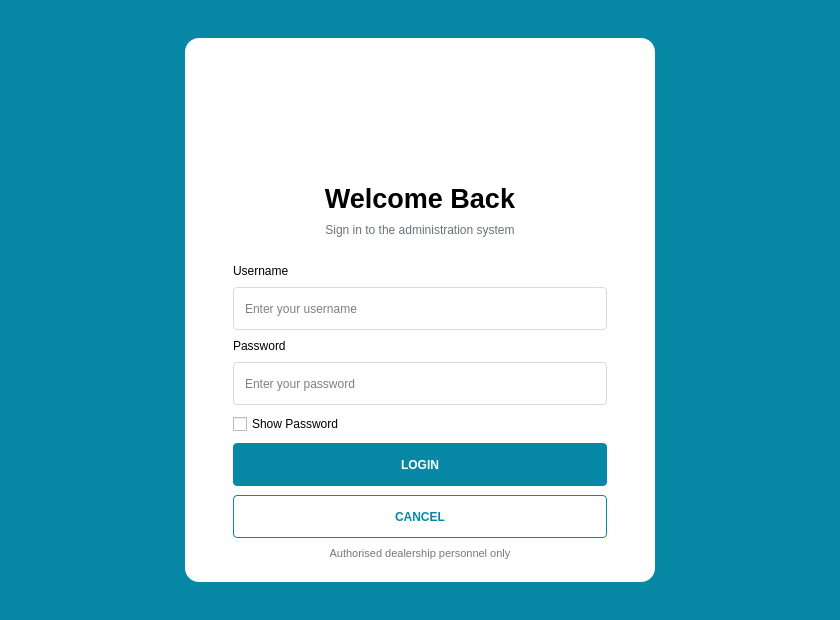
<?xml version="1.0" encoding="UTF-8"?>
<ui version="4.0">
 <class>LoginWindow</class>
 <widget class="QMainWindow" name="LoginWindow">
  <property name="geometry"><rect><x>0</x><y>0</y><width>840</width><height>620</height></rect></property>
  <property name="minimumSize"><size><width>840</width><height>620</height></size></property>
  <property name="maximumSize"><size><width>840</width><height>620</height></size></property>
  <property name="windowTitle"><string>Shongwe Motors - Login</string></property>
  <widget class="QWidget" name="centralwidget">
   <property name="styleSheet"><string notr="true">QWidget#centralwidget { background-color: #0789A6; }
QFrame#frameLoginCard { background-color: white; border-radius: 14px; }
QLineEdit { background: white; border: 1px solid #D4DCE0; border-radius: 4px; padding: 9px; font-size: 12px; }
QLineEdit:focus { border: 2px solid #0789A6; }
QPushButton#LoginButton { background-color: #0789A6; color: white; border: none; border-radius: 4px; padding: 10px; font-weight: bold; }
QPushButton#LoginButton:hover { background-color: #06758F; }
QPushButton#CancelButton { background-color: white; color: #0789A6; border: 1px solid #0789A6; border-radius: 4px; padding: 10px; font-weight: bold; }
QPushButton#CancelButton:hover { background-color: #EAF7FA; }</string></property>
   <layout class="QHBoxLayout" name="horizontalLayoutOuter">
    <property name="leftMargin"><number>185</number></property><property name="topMargin"><number>38</number></property><property name="rightMargin"><number>185</number></property><property name="bottomMargin"><number>38</number></property>
    <item>
     <widget class="QFrame" name="frameLoginCard">
      <property name="minimumSize"><size><width>470</width><height>544</height></size></property>
      <property name="maximumSize"><size><width>470</width><height>544</height></size></property>
      <property name="frameShape"><enum>QFrame::NoFrame</enum></property>
      <layout class="QVBoxLayout" name="verticalLayoutCard">
       <property name="leftMargin"><number>48</number></property><property name="topMargin"><number>24</number></property><property name="rightMargin"><number>48</number></property><property name="bottomMargin"><number>22</number></property><property name="spacing"><number>9</number></property>
       <item><widget class="QLabel" name="labelLogo"><property name="minimumSize"><size><width>0</width><height>112</height></size></property><property name="pixmap"><pixmap>assets/shongwe_motors_logo.png</pixmap></property><property name="scaledContents"><bool>true</bool></property><property name="alignment"><set>Qt::AlignCenter</set></property></widget></item>
       <item><widget class="QLabel" name="labelTitle"><property name="font"><font><pointsize>20</pointsize><weight>75</weight><bold>true</bold></font></property><property name="text"><string>Welcome Back</string></property><property name="alignment"><set>Qt::AlignCenter</set></property></widget></item>
       <item><widget class="QLabel" name="labelSubtitle"><property name="styleSheet"><string notr="true">color:#6B7378;</string></property><property name="text"><string>Sign in to the administration system</string></property><property name="alignment"><set>Qt::AlignCenter</set></property></widget></item>
       <item><spacer name="verticalSpacer"><property name="orientation"><enum>Qt::Vertical</enum></property><property name="sizeHint"><size><width>20</width><height>8</height></size></property></spacer></item>
       <item><widget class="QLabel" name="labelUsername"><property name="text"><string>Username</string></property></widget></item>
       <item><widget class="QLineEdit" name="lineUsername"><property name="minimumSize"><size><width>0</width><height>43</height></size></property><property name="placeholderText"><string>Enter your username</string></property></widget></item>
       <item><widget class="QLabel" name="labelPassword"><property name="text"><string>Password</string></property></widget></item>
       <item><widget class="QLineEdit" name="linePassword"><property name="minimumSize"><size><width>0</width><height>43</height></size></property><property name="echoMode"><enum>QLineEdit::Password</enum></property><property name="placeholderText"><string>Enter your password</string></property></widget></item>
       <item><widget class="QCheckBox" name="checkShowPassword"><property name="text"><string>Show Password</string></property></widget></item>
       <item><widget class="QPushButton" name="LoginButton"><property name="minimumSize"><size><width>0</width><height>43</height></size></property><property name="text"><string>LOGIN</string></property></widget></item>
       <item><widget class="QPushButton" name="CancelButton"><property name="minimumSize"><size><width>0</width><height>43</height></size></property><property name="text"><string>CANCEL</string></property></widget></item>
       <item><widget class="QLabel" name="labelFooter"><property name="styleSheet"><string notr="true">color:#777777; font-size:11px;</string></property><property name="text"><string>Authorised dealership personnel only</string></property><property name="alignment"><set>Qt::AlignCenter</set></property></widget></item>
      </layout>
     </widget>
    </item>
   </layout>
  </widget>
 </widget>
 <resources/><connections/>
</ui>
